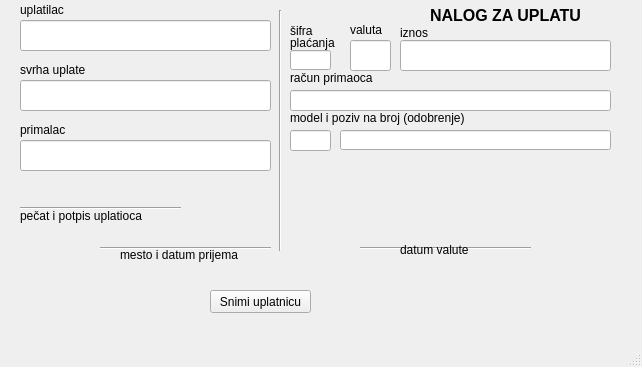
<?xml version="1.0" encoding="UTF-8"?>
<ui version="4.0">
 <class>FormaNalogUplata</class>
 <widget class="QMainWindow" name="FormaNalogUplata">
  <property name="geometry">
   <rect>
    <x>0</x>
    <y>0</y>
    <width>642</width>
    <height>367</height>
   </rect>
  </property>
  <property name="windowTitle">
   <string>MainWindow</string>
  </property>
  <widget class="QWidget" name="centralwidget">
   <widget class="QLineEdit" name="lineEdit">
    <property name="geometry">
     <rect>
      <x>20</x>
      <y>20</y>
      <width>251</width>
      <height>31</height>
     </rect>
    </property>
   </widget>
   <widget class="QLineEdit" name="lineEdit_2">
    <property name="geometry">
     <rect>
      <x>290</x>
      <y>50</y>
      <width>41</width>
      <height>20</height>
     </rect>
    </property>
   </widget>
   <widget class="QLineEdit" name="lineEdit_3">
    <property name="geometry">
     <rect>
      <x>350</x>
      <y>40</y>
      <width>41</width>
      <height>31</height>
     </rect>
    </property>
   </widget>
   <widget class="QLineEdit" name="lineEdit_4">
    <property name="geometry">
     <rect>
      <x>20</x>
      <y>80</y>
      <width>251</width>
      <height>31</height>
     </rect>
    </property>
   </widget>
   <widget class="QLineEdit" name="lineEdit_5">
    <property name="geometry">
     <rect>
      <x>400</x>
      <y>40</y>
      <width>211</width>
      <height>31</height>
     </rect>
    </property>
   </widget>
   <widget class="QLineEdit" name="lineEdit_6">
    <property name="geometry">
     <rect>
      <x>290</x>
      <y>90</y>
      <width>321</width>
      <height>21</height>
     </rect>
    </property>
   </widget>
   <widget class="QLineEdit" name="lineEdit_7">
    <property name="geometry">
     <rect>
      <x>20</x>
      <y>140</y>
      <width>251</width>
      <height>31</height>
     </rect>
    </property>
   </widget>
   <widget class="QLineEdit" name="lineEdit_8">
    <property name="geometry">
     <rect>
      <x>290</x>
      <y>130</y>
      <width>41</width>
      <height>21</height>
     </rect>
    </property>
   </widget>
   <widget class="QLineEdit" name="lineEdit_9">
    <property name="geometry">
     <rect>
      <x>340</x>
      <y>130</y>
      <width>271</width>
      <height>20</height>
     </rect>
    </property>
   </widget>
   <widget class="QLabel" name="label">
    <property name="geometry">
     <rect>
      <x>20</x>
      <y>0</y>
      <width>81</width>
      <height>20</height>
     </rect>
    </property>
    <property name="text">
     <string>uplatilac</string>
    </property>
   </widget>
   <widget class="QLabel" name="label_2">
    <property name="geometry">
     <rect>
      <x>20</x>
      <y>60</y>
      <width>91</width>
      <height>20</height>
     </rect>
    </property>
    <property name="text">
     <string>svrha uplate</string>
    </property>
   </widget>
   <widget class="QLabel" name="label_3">
    <property name="geometry">
     <rect>
      <x>20</x>
      <y>120</y>
      <width>71</width>
      <height>20</height>
     </rect>
    </property>
    <property name="text">
     <string>primalac</string>
    </property>
   </widget>
   <widget class="QLabel" name="label_4">
    <property name="geometry">
     <rect>
      <x>430</x>
      <y>0</y>
      <width>161</width>
      <height>31</height>
     </rect>
    </property>
    <property name="font">
     <font>
      <pointsize>12</pointsize>
      <weight>75</weight>
      <bold>true</bold>
     </font>
    </property>
    <property name="text">
     <string>NALOG ZA UPLATU</string>
    </property>
   </widget>
   <widget class="Line" name="line">
    <property name="geometry">
     <rect>
      <x>270</x>
      <y>10</y>
      <width>20</width>
      <height>241</height>
     </rect>
    </property>
    <property name="orientation">
     <enum>Qt::Vertical</enum>
    </property>
   </widget>
   <widget class="Line" name="line_2">
    <property name="geometry">
     <rect>
      <x>20</x>
      <y>200</y>
      <width>161</width>
      <height>16</height>
     </rect>
    </property>
    <property name="orientation">
     <enum>Qt::Horizontal</enum>
    </property>
   </widget>
   <widget class="Line" name="line_3">
    <property name="geometry">
     <rect>
      <x>100</x>
      <y>240</y>
      <width>171</width>
      <height>16</height>
     </rect>
    </property>
    <property name="orientation">
     <enum>Qt::Horizontal</enum>
    </property>
   </widget>
   <widget class="Line" name="line_4">
    <property name="geometry">
     <rect>
      <x>360</x>
      <y>240</y>
      <width>171</width>
      <height>16</height>
     </rect>
    </property>
    <property name="orientation">
     <enum>Qt::Horizontal</enum>
    </property>
   </widget>
   <widget class="QLabel" name="label_5">
    <property name="geometry">
     <rect>
      <x>20</x>
      <y>205</y>
      <width>141</width>
      <height>21</height>
     </rect>
    </property>
    <property name="text">
     <string>pečat i potpis uplatioca</string>
    </property>
   </widget>
   <widget class="QLabel" name="label_6">
    <property name="geometry">
     <rect>
      <x>120</x>
      <y>239</y>
      <width>121</width>
      <height>31</height>
     </rect>
    </property>
    <property name="text">
     <string>mesto i datum prijema</string>
    </property>
   </widget>
   <widget class="QLabel" name="label_7">
    <property name="geometry">
     <rect>
      <x>400</x>
      <y>240</y>
      <width>71</width>
      <height>20</height>
     </rect>
    </property>
    <property name="text">
     <string>datum valute</string>
    </property>
   </widget>
   <widget class="QLabel" name="label_8">
    <property name="geometry">
     <rect>
      <x>290</x>
      <y>20</y>
      <width>41</width>
      <height>21</height>
     </rect>
    </property>
    <property name="text">
     <string>šifra</string>
    </property>
   </widget>
   <widget class="QLabel" name="label_9">
    <property name="geometry">
     <rect>
      <x>350</x>
      <y>20</y>
      <width>51</width>
      <height>20</height>
     </rect>
    </property>
    <property name="text">
     <string>valuta</string>
    </property>
   </widget>
   <widget class="QLabel" name="label_10">
    <property name="geometry">
     <rect>
      <x>400</x>
      <y>22</y>
      <width>51</width>
      <height>21</height>
     </rect>
    </property>
    <property name="text">
     <string>iznos</string>
    </property>
   </widget>
   <widget class="QLabel" name="label_11">
    <property name="geometry">
     <rect>
      <x>290</x>
      <y>70</y>
      <width>111</width>
      <height>16</height>
     </rect>
    </property>
    <property name="text">
     <string>račun primaoca</string>
    </property>
   </widget>
   <widget class="QLabel" name="label_12">
    <property name="geometry">
     <rect>
      <x>290</x>
      <y>110</y>
      <width>211</width>
      <height>16</height>
     </rect>
    </property>
    <property name="text">
     <string>model i poziv na broj (odobrenje)</string>
    </property>
   </widget>
   <widget class="QLabel" name="label_14">
    <property name="geometry">
     <rect>
      <x>290</x>
      <y>33</y>
      <width>47</width>
      <height>20</height>
     </rect>
    </property>
    <property name="text">
     <string>plaćanja</string>
    </property>
   </widget>
   <widget class="QPushButton" name="pushButton">
    <property name="geometry">
     <rect>
      <x>210</x>
      <y>290</y>
      <width>101</width>
      <height>23</height>
     </rect>
    </property>
    <property name="text">
     <string>Snimi uplatnicu</string>
    </property>
   </widget>
  </widget>
  <widget class="QMenuBar" name="menubar">
   <property name="geometry">
    <rect>
     <x>0</x>
     <y>0</y>
     <width>642</width>
     <height>21</height>
    </rect>
   </property>
  </widget>
  <widget class="QStatusBar" name="statusbar"/>
 </widget>
 <resources/>
 <connections/>
</ui>
